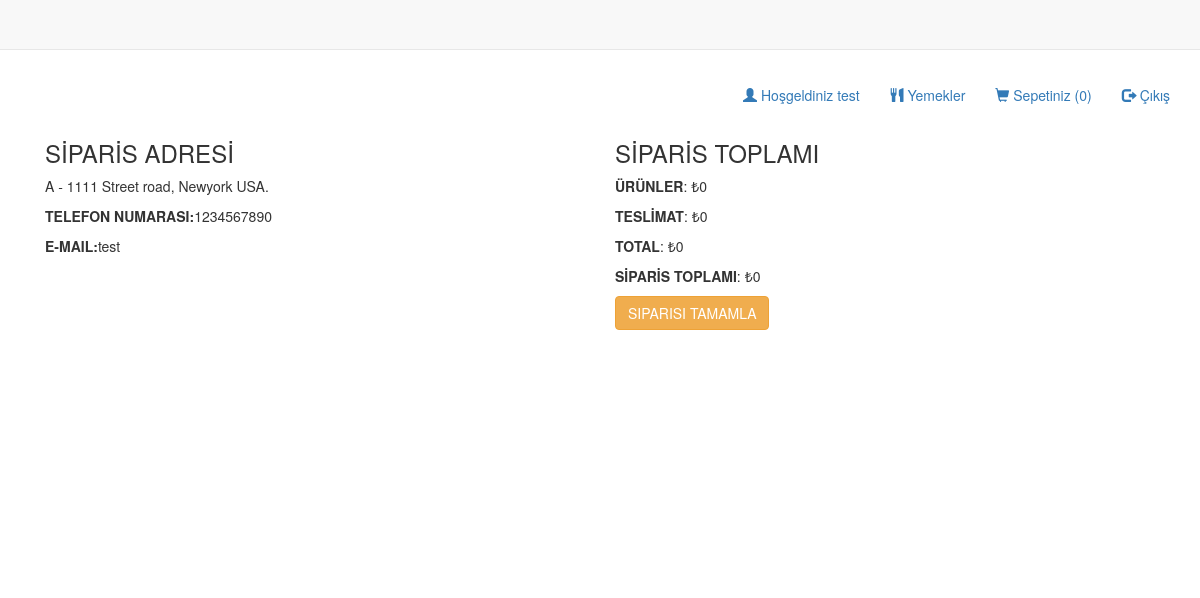
/checkout.php (signed in), run on the app's committed database.
### tables this page shows
CREATE TABLE `food_customer` (
  `id` int(11) NOT NULL,
  `name` varchar(255) NOT NULL,
  `email` varchar(255) NOT NULL,
  `password` varchar(50) NOT NULL,
  `phone` varchar(50) NOT NULL,
  `address` text NOT NULL
);

### class/Customer.php (called while the page is built, shortened)
<?php
class Customer {
	private $customerTable = 'food_customer';
	private $conn;
	public function __construct($db){
        $this->conn = $db;
    }
	function getAddress(){
		if($_SESSION["userid"]) {
			$stmt = $this->conn->prepare("
				SELECT email, phone, address
				FROM ".$this->customerTable."
				WHERE id = '".$_SESSION["userid"]."'");
			$stmt->execute();
			$result = $stmt->get_result();
			return $result;
		}
	}
}
?>

### checkout.php (the view, shortened to what this page needs)
<?php
include_once 'config/Database.php';
include_once 'class/Customer.php';
$database = new Database();
$db = $database->getConnection();
$customer = new Customer($db);
include('inc/header.php');
?>
  <link rel="stylesheet" type = "text/css" href ="css/foods.css">
<?php include('inc/container.php');?>
<div class="content">
	<div class="container-fluid">
		<div class='row'>
        <?php include('top_menu.php'); ?>
		</div>
		<?php
		$orderTotal = 0;
		?>
		<div class='row'>
			<div class="col-md-6">
				<h3>SİPARİS ADRESİ</h3>
				<?php
				$addressResult = $customer->getAddress();
				while ($address = $addressResult->fetch_assoc()) {
				?>
				<p><?php echo $address["address"]; ?></p>
				<p><strong>TELEFON NUMARASI:</strong><?php echo $address["phone"]; ?></p>
				<p><strong>E-MAIL:</strong><?php echo $address["email"]; ?></p>
				<?php
				}
				?>
			</div>
			<?php
			$randNumber1 = rand(100000,999999);
			$randNumber2 = rand(100000,999999);
			$randNumber3 = rand(100000,999999);
			$orderNumber = $randNumber1.$randNumber2.$randNumber3;
			?>
			<div class="col-md-6">
				<h3>SİPARİS TOPLAMI</h3>
				<p><strong>ÜRÜNLER</strong>: ₺<?php echo $orderTotal; ?></p>
				<p><strong>TESLİMAT</strong>: ₺0</p>
				<p><strong>TOTAL</strong>: ₺<?php echo $orderTotal; ?></p>
				<p><strong>SİPARİS TOPLAMI</strong>: ₺<?php echo $orderTotal; ?></p>
				<p><a href="process_order.php?order=<?php echo $orderNumber;?>"><button class="btn btn-warning">SIPARISI TAMAMLA</button></a></p>
			</div>
		</div>
    </div>
<?php include('inc/footer.php');?>

### data on the page
food_customer: address "A - 1111 Street road, Newyork USA.", phone "1234567890", email "test"

### other printed values
$_SESSION["name"] "test"
$orderTotal "0"
